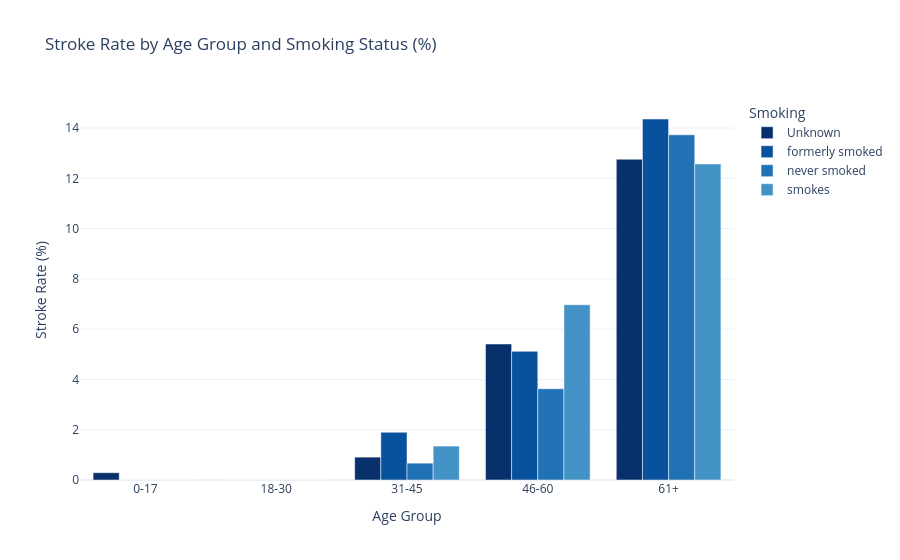

Notebook source saved alongside this figure:
### Code cell
# 2. Plotly;

fig = px.bar(
    age_smoking_summary,
    x="age_group",
    y="stroke_pct",
    color="smoking_status",
    barmode="group",
    labels={
        "age_group": "Age Group",
        "stroke_pct": "Stroke Rate (%)",
        "smoking_status": "Smoking",
        "total_people": "Total People",
        "stroke_count": "Stroke Count",
    },
    title= "Stroke Rate by Age Group and Smoking Status (%)",
    hover_data={
        "stroke_pct": ":.2f%",      
        "total_people": True,        
        "stroke_count": True,          
        "stroke_mean": False           
    },
    color_discrete_sequence=px.colors.sequential.Blues_r,
)

fig.update_layout(
    xaxis_title="Age Group",
    yaxis_title="Stroke Rate (%)",
    legend_title="Smoking",
    template="plotly_white",
)

fig.show()

### Figure 1 — Plotly figure (JSON) as saved in the notebook; plotly's stock layout.template omitted (floating-point values rounded to 4 significant figures)
{"data": [{"alignmentgroup": "True", "customdata": [[682, 2, 0.002933], [177, 0, 0], [220, 2, 0.009091], [222, 12, 0.05405], [243, 31, 0.1276]], "hovertemplate": "Smoking=Unknown<br>Age Group=%{x}<br>Stroke Rate (%)=%{y:.2f%}<br>Total People=%{customdata[0]}<br>Stroke Count=%{customdata[1]}<extra></extra>", "legendgroup": "Unknown", "marker": {"color": "rgb(8,48,107)", "pattern": {"shape": ""}}, "name": "Unknown", "offsetgroup": "Unknown", "orientation": "v", "showlegend": true, "textposition": "auto", "type": "bar", "x": ["0-17", "18-30", "31-45", "46-60", "61+"], "xaxis": "x", "y": [0.29, 0, 0.91, 5.41, 12.76], "yaxis": "y"}, {"alignmentgroup": "True", "customdata": [[25, 0, 0], [71, 0, 0], [158, 3, 0.01899], [254, 13, 0.05118], [376, 54, 0.1436]], "hovertemplate": "Smoking=formerly smoked<br>Age Group=%{x}<br>Stroke Rate (%)=%{y:.2f%}<br>Total People=%{customdata[0]}<br>Stroke Count=%{customdata[1]}<extra></extra>", "legendgroup": "formerly smoked", "marker": {"color": "rgb(8,81,156)", "pattern": {"shape": ""}}, "name": "formerly smoked", "offsetgroup": "formerly smoked", "orientation": "v", "showlegend": true, "textposition": "auto", "type": "bar", "x": ["0-17", "18-30", "31-45", "46-60", "61+"], "xaxis": "x", "y": [0, 0, 1.9, 5.12, 14.36], "yaxis": "y"}, {"alignmentgroup": "True", "customdata": [[140, 0, 0], [326, 0, 0], [448, 3, 0.006696], [468, 17, 0.03632], [510, 70, 0.1373]], "hovertemplate": "Smoking=never smoked<br>Age Group=%{x}<br>Stroke Rate (%)=%{y:.2f%}<br>Total People=%{customdata[0]}<br>Stroke Count=%{customdata[1]}<extra></extra>", "legendgroup": "never smoked", "marker": {"color": "rgb(33,113,181)", "pattern": {"shape": ""}}, "name": "never smoked", "offsetgroup": "never smoked", "orientation": "v", "showlegend": true, "textposition": "auto", "type": "bar", "x": ["0-17", "18-30", "31-45", "46-60", "61+"], "xaxis": "x", "y": [0, 0, 0.67, 3.63, 13.73], "yaxis": "y"}, {"alignmentgroup": "True", "customdata": [[9, 0, 0], [139, 0, 0], [222, 3, 0.01351], [244, 17, 0.06967], [175, 22, 0.1257]], "hovertemplate": "Smoking=smokes<br>Age Group=%{x}<br>Stroke Rate (%)=%{y:.2f%}<br>Total People=%{customdata[0]}<br>Stroke Count=%{customdata[1]}<extra></extra>", "legendgroup": "smokes", "marker": {"color": "rgb(66,146,198)", "pattern": {"shape": ""}}, "name": "smokes", "offsetgroup": "smokes", "orientation": "v", "showlegend": true, "textposition": "auto", "type": "bar", "x": ["0-17", "18-30", "31-45", "46-60", "61+"], "xaxis": "x", "y": [0, 0, 1.35, 6.97, 12.57], "yaxis": "y"}], "layout": {"barmode": "group", "legend": {"title": {"text": "Smoking"}, "tracegroupgap": 0}, "title": {"text": "Stroke Rate by Age Group and Smoking Status (%)"}, "xaxis": {"anchor": "y", "domain": [0, 1], "title": {"text": "Age Group"}}, "yaxis": {"anchor": "x", "domain": [0, 1], "title": {"text": "Stroke Rate (%)"}}}}
